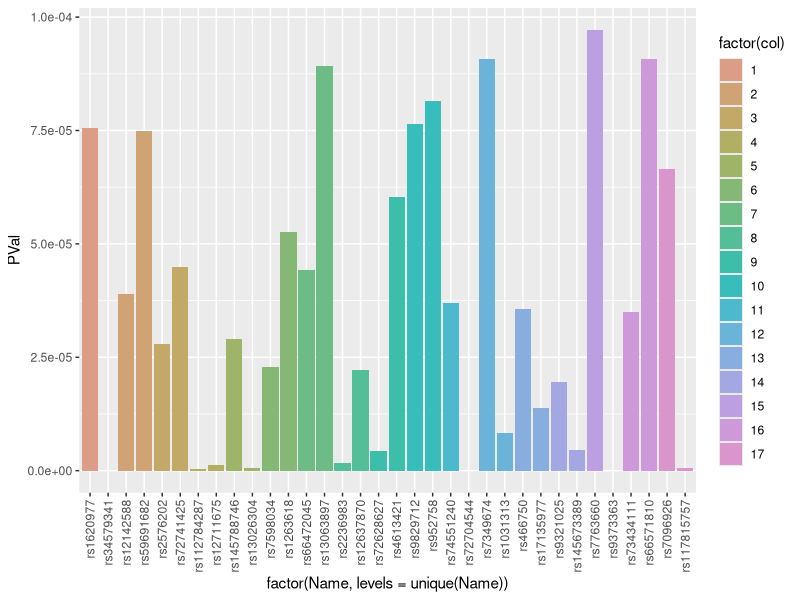

This figure's R source:
## ---- chunk 1
library('readxl')
Xanax <- read_excel('ANX_2026_daner_fullANX_v12_woUTAH_11022026.gz.p4.clump.areator.sorted.1mhc (1).xls')
## ---- chunk 2
library('tidyverse')

chr_distances_1 <- list()

for(chr_num in 1:10){
  chr_data <- Xanax %>% 
    filter(CHR == chr_num) %>% 
    arrange(BP)
  # 2. Only calculate distances if there are at least 2 SNPs
  #    because you need a current SNP and a next SNP to find a distance
  if (nrow(chr_data) >= 2) {
    
    # 3. Create a table comparing each SNP to the next SNP
    distance_table <- data.frame(
      CHR = chr_num,                         # chromosome number
      SNP = chr_data$SNP[-nrow(chr_data)],   # all SNPs except the last one
      PVal = chr_data$P[-nrow(chr_data)],    # corresponding PVals
      curr_SNP_pos = chr_data$BP[-nrow(chr_data)], # all positions except the last one
      next_SNP_pos = chr_data$BP[-1],            # all positions except the first one
      BP_diff = diff(chr_data$BP)           # distance between neighboring SNPs
    )
    
    # 4. Store this chromosome's distance table in the list
    chr_distances_1[[chr_num]] <- distance_table
  }
}

# 5. Combine all chromosome tables into one big data frame
chr_distances_1  <- do.call(rbind, chr_distances_1)

# 3. Classify each distance into your table's custom scales!
chr_distances_1  <- chr_distances_1  %>% 
  mutate(
    Classification = case_when(
      BP_diff < 20000                  ~ "very close",
      BP_diff >= 20000 & BP_diff < 100000   ~ "close",
      BP_diff >= 100000 & BP_diff < 1000000 ~ "far",
      BP_diff >= 1000000               ~ "very far"
    )
  )


# View the final table
chr_distances_1 
## ---- chunk 3
#new empty list thats going to hold all chromosome distances, each entry is a dataframe
chr_distances_2 <- list()

for(chr_num in 11:22){
  chr_data <- Xanax %>% 
    filter(CHR == chr_num) %>% 
    arrange(BP)
  # 2. Only calculate distances if there are at least 2 SNPs
  #    because you need a current SNP and a next SNP to find a distance
  if (nrow(chr_data) >= 2) {
    
    # 3. Create a table comparing each SNP to the next SNP
    distance_table <- data.frame(
      CHR = chr_num,                         # chromosome number
      SNP = chr_data$SNP[-nrow(chr_data)],   # all SNPs except the last one
      PVal = chr_data$P[-nrow(chr_data)],    # corresponding PVals
      curr_SNP_pos = chr_data$BP[-nrow(chr_data)], # all positions except the last one
      next_SNP_pos = chr_data$BP[-1],            # all positions except the first one
      BP_diff = diff(chr_data$BP)           # distance between neighboring SNPs
    )
    
    # 4. Store this chromosome's distance table in the list
    chr_distances_2[[chr_num]] <- distance_table
  }
}

# 5. Combine all chromosome tables into one big data frame
chr_distances_2 <- do.call(rbind, chr_distances_2)

# 3. Classify each distance into your table's custom scales!
chr_distances_2 <- chr_distances_2 %>% 
  mutate(
    Classification = case_when(
      BP_diff < 20000                  ~ "very close",
      BP_diff >= 20000 & BP_diff < 100000   ~ "close",
      BP_diff >= 100000 & BP_diff < 1000000 ~ "far",
      BP_diff >= 1000000               ~ "very far"
    )
  )


# View the final table
chr_distances_2 


## ---- chunk 4

closepairs <- list()
close_SNPs <- c()
volcano_SNP_overlaps <- c()

#loops through chr_distances_1 and 2, pulls out rows (SNPS) classified as very close, and adds that SNP
#and the next (very close to each other) as well as the chromosome number to a list (dictionary)

#also adds the SNP to list volcano_SNP_overlaps to analyze/compare data with volcano plot

for (i in 1:length(chr_distances_1$Classification)) {
  if (chr_distances_1$Classification[i] == 'very close') {
    closepairs <- append(closepairs, list(c(chr_distances_1$CHR[i], chr_distances_1$SNP[i], chr_distances_1$PVal[i], chr_distances_1$SNP[i+1], chr_distances_1$PVal[i+1])))
    close_SNPs <- append(volcano_SNP_overlaps, chr_distances_1$SNP[i])
  }
}


for (i in 1:length(chr_distances_2$Classification)) {
  if (chr_distances_2$Classification[i] == 'very close') {
    closepairs <- append(closepairs, list(c(chr_distances_2$CHR[i], chr_distances_2$SNP[i], chr_distances_2$PVal[i], chr_distances_2$SNP[i+1], chr_distances_2$PVal[i+1]))) 
    close_SNPs <- append(volcano_SNP_overlaps, chr_distances_2$SNP[i])
  }
}

closepairs
## ---- chunk 5
Xanax <- rename(Xanax,'genelist' = 'genes.6.50kb(dist2index)')
SNP_names <- c()
SNP_pval <- c()
for (i in 1:length(chr_distances_1$Classification)) {
  if (chr_distances_1$Classification[i] == 'very close') {
    SNP_names <- c(SNP_names, chr_distances_1$SNP[i], chr_distances_1$SNP[i+1])
    SNP_pval <- c(SNP_pval, chr_distances_1$PVal[i], chr_distances_1$PVal[i+1])
  }
}
## ---- chunk 6
column_list <- list(
  Name = SNP_names,
  PVal = SNP_pval
)
df_data <- as.data.frame(column_list)
pair_num <- 1
df_data$col <- 1
df_data$genes <- NA
for (i in 1:nrow(df_data)){
  if (i > 2){
    if (df_data$col[i-1] == df_data$col[i-2]){
        pair_num <- pair_num + 1
    }
  }
  df_data$col[i] <- pair_num
  df_data$genes[i] <- Xanax$genelist[Xanax$SNP == df_data$Name[i]]
}
df_data

palette_cols <- hcl.colors(20, palette = "Dynamic")
ggplot(df_data, aes(x = factor(Name, levels = unique(Name)), y = PVal, fill = factor(col))) + geom_col() + theme(axis.text.x = element_text(angle = 90, vjust = 0.5, hjust = 1)) + scale_fill_manual(values = palette_cols)

## ---- chunk 7
pairdf <- as.data.frame(do.call(rbind, closepairs))
colnames(pairdf) <- c('Chromosome', 'SNP1', 'Pval1', 'SNP2', 'Pval2')


pairdf$Pair <- paste0("Pair", 1:nrow(pairdf), " CHR ", pairdf$Chromosome)
pairdf

#I NEED THE P-VALUES OF EACH OF THESE SNPS AS COLUMSN IN THE DF.


## ---- chunk 8
 
sig_from_volcano <- c("rs58825580", "rs7110863",  "rs10959883", "rs11241568", "rs4976976",  "rs10476497", "rs77960")
overlaps <- c()
for (i in 1:length(close_SNPs)) {
  for (j in 1:length(sig_from_volcano)) {
    if (sig_from_volcano[j] == close_SNPs[i]) {
    overlaps <- append(overlaps, close_SNPs[i])
    }
  }
}
overlaps
